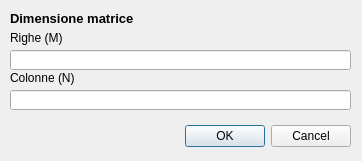
<?xml version="1.0" encoding="UTF-8"?>
<ui version="4.0">
 <class>Dialog</class>
 <widget class="QDialog" name="Dialog">
  <property name="geometry">
   <rect>
    <x>0</x>
    <y>0</y>
    <width>362</width>
    <height>161</height>
   </rect>
  </property>
  <property name="windowTitle">
   <string>Dialog</string>
  </property>
  <widget class="QDialogButtonBox" name="buttonBox">
   <property name="geometry">
    <rect>
     <x>10</x>
     <y>120</y>
     <width>341</width>
     <height>32</height>
    </rect>
   </property>
   <property name="orientation">
    <enum>Qt::Horizontal</enum>
   </property>
   <property name="standardButtons">
    <set>QDialogButtonBox::Cancel|QDialogButtonBox::Ok</set>
   </property>
  </widget>
  <widget class="QLabel" name="label">
   <property name="geometry">
    <rect>
     <x>10</x>
     <y>10</y>
     <width>161</width>
     <height>16</height>
    </rect>
   </property>
   <property name="font">
    <font>
     <pointsize>10</pointsize>
     <weight>75</weight>
     <bold>true</bold>
    </font>
   </property>
   <property name="text">
    <string>Dimensione matrice</string>
   </property>
  </widget>
  <widget class="QLabel" name="label_2">
   <property name="geometry">
    <rect>
     <x>10</x>
     <y>30</y>
     <width>71</width>
     <height>16</height>
    </rect>
   </property>
   <property name="text">
    <string>Righe (M)</string>
   </property>
  </widget>
  <widget class="QLabel" name="label_3">
   <property name="geometry">
    <rect>
     <x>10</x>
     <y>70</y>
     <width>71</width>
     <height>16</height>
    </rect>
   </property>
   <property name="text">
    <string>Colonne (N)</string>
   </property>
  </widget>
  <widget class="QLineEdit" name="colonneNLineEdit">
   <property name="geometry">
    <rect>
     <x>10</x>
     <y>50</y>
     <width>341</width>
     <height>20</height>
    </rect>
   </property>
  </widget>
  <widget class="QLineEdit" name="righeMLineEdit">
   <property name="geometry">
    <rect>
     <x>10</x>
     <y>90</y>
     <width>341</width>
     <height>20</height>
    </rect>
   </property>
  </widget>
 </widget>
 <resources/>
 <connections>
  <connection>
   <sender>buttonBox</sender>
   <signal>accepted()</signal>
   <receiver>Dialog</receiver>
   <slot>accept()</slot>
   <hints>
    <hint type="sourcelabel">
     <x>248</x>
     <y>254</y>
    </hint>
    <hint type="destinationlabel">
     <x>157</x>
     <y>274</y>
    </hint>
   </hints>
  </connection>
  <connection>
   <sender>buttonBox</sender>
   <signal>rejected()</signal>
   <receiver>Dialog</receiver>
   <slot>reject()</slot>
   <hints>
    <hint type="sourcelabel">
     <x>316</x>
     <y>260</y>
    </hint>
    <hint type="destinationlabel">
     <x>286</x>
     <y>274</y>
    </hint>
   </hints>
  </connection>
 </connections>
</ui>
